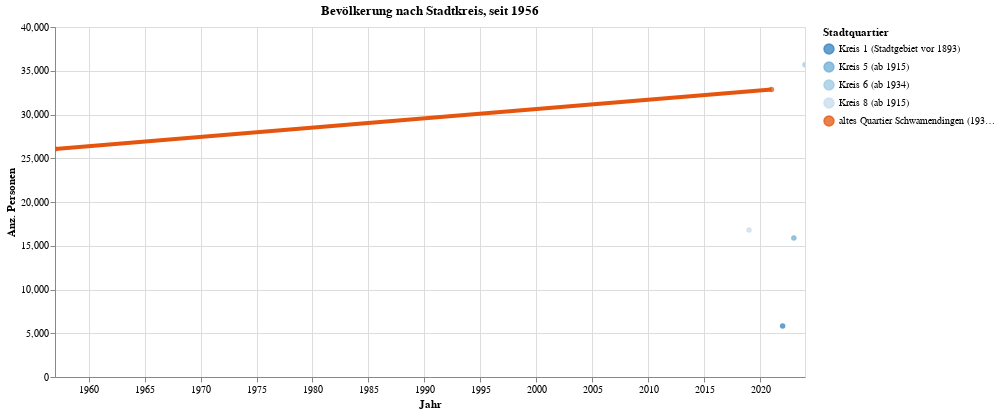

Notebook cell for this chart:
### Code cell
myTitle="Bevölkerung nach Stadtkreis, seit "+data_min_date

highlight = alt.selection(type='single', on='mouseover',
                          fields=['RAUM_lang'], nearest=True)
#x='date:StichtagDatJahr',
base = alt.Chart(myAgg.reset_index().query('sum_WBev>0'), title=myTitle).encode(
    x=alt.X('StichtagDatJahr', axis=alt.Axis(title='Jahr'))# , axis=alt.Axis(format='%', title='percentage')
    , y=alt.X('sum_WBev', axis=alt.Axis(title='Anz. Personen'))
    , color=alt.Color('RAUM_lang', legend=alt.Legend(title="Stadtquartier", orient="right"), scale=alt.Scale(scheme='category20c'))  
    ,tooltip=['StichtagDatJahr', 'RAUM_lang','sum_WBev']    
)
points = base.mark_circle().encode(
    opacity=alt.value(0.75)
).add_selection(
    highlight
).properties(
    width=750 , height=350
)
lines = base.mark_line().encode(
    size=alt.condition(~highlight, alt.value(0.5), alt.value(4))
).interactive()

lines + points

### Figure 1 — Vega-Lite specification as saved in the notebook (floating-point values rounded to 4 significant figures)
{"config": {"view": {"continuousWidth": 400, "continuousHeight": 300}}, "layer": [{"mark": "line", "encoding": {"color": {"type": "nominal", "field": "RAUM_lang", "legend": {"orient": "right", "title": "Stadtquartier"}, "scale": {"scheme": "category20c"}}, "size": {"condition": {"value": 0.5, "selection": {"not": "selector007"}}, "value": 4}, "tooltip": [{"type": "temporal", "field": "StichtagDatJahr"}, {"type": "nominal", "field": "RAUM_lang"}, {"type": "quantitative", "field": "sum_WBev"}], "x": {"type": "temporal", "axis": {"title": "Jahr"}, "field": "StichtagDatJahr"}, "y": {"type": "quantitative", "axis": {"title": "Anz. Personen"}, "field": "sum_WBev"}}, "selection": {"selector008": {"type": "interval", "bind": "scales", "encodings": ["x", "y"]}}, "title": "Bevölkerung nach Stadtkreis, seit 1956"}, {"mark": "circle", "encoding": {"color": {"type": "nominal", "field": "RAUM_lang", "legend": {"orient": "right", "title": "Stadtquartier"}, "scale": {"scheme": "category20c"}}, "opacity": {"value": 0.75}, "tooltip": [{"type": "temporal", "field": "StichtagDatJahr"}, {"type": "nominal", "field": "RAUM_lang"}, {"type": "quantitative", "field": "sum_WBev"}], "x": {"type": "temporal", "axis": {"title": "Jahr"}, "field": "StichtagDatJahr"}, "y": {"type": "quantitative", "axis": {"title": "Anz. Personen"}, "field": "sum_WBev"}}, "height": 350, "selection": {"selector007": {"type": "single", "on": "mouseover", "fields": ["RAUM_lang"], "nearest": true}}, "title": "Bevölkerung nach Stadtkreis, seit 1956", "width": 750}], "data": {"name": "data-f64775b70e7eb11eddeb325edc4f7d13"}, "$schema": "https://vega.github.io/schema/vega-lite/v4.8.1.json", "datasets": {"data-f64775b70e7eb11eddeb325edc4f7d13": [{"StichtagDatJahr": "2023-12-31T00:00:00", "RAUM_lang": "Kreis 6 (ab 1934)", "RAUM_code": "R01200", "sum_WBev": 35690.0}, {"StichtagDatJahr": "2022-12-31T00:00:00", "RAUM_lang": "Kreis 5 (ab 1915)", "RAUM_code": "R00800", "sum_WBev": 15890.0}, {"StichtagDatJahr": "2021-12-31T00:00:00", "RAUM_lang": "Kreis 1 (Stadtgebiet vor 1893)", "RAUM_code": "R10000", "sum_WBev": 5817.0}, {"StichtagDatJahr": "2020-12-31T00:00:00", "RAUM_lang": "altes Quartier Schwamendingen (1934-1969); Kreis 12 (ab 1970)", "RAUM_code": "R01700", "sum_WBev": 32840.0}, {"StichtagDatJahr": "2018-12-31T00:00:00", "RAUM_lang": "Kreis 8 (ab 1915)", "RAUM_code": "R01100", "sum_WBev": 16790.0}, {"StichtagDatJahr": "1956-12-31T00:00:00", "RAUM_lang": "altes Quartier Schwamendingen (1934-1969); Kreis 12 (ab 1970)", "RAUM_code": "R01700", "sum_WBev": 26070.0}]}}
